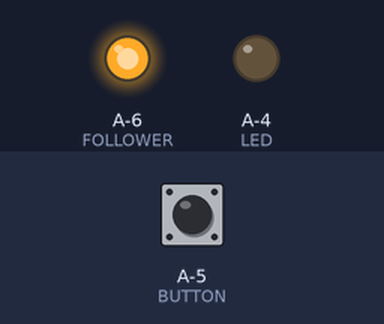
Recording of a sketch running on a simulated ATtiny85, built for the host (arithmetic inside an expression is 32-bit, double 64-bit). Shown: output pins drawn as LEDs (lit = HIGH). The test bench sets the inputs (shaded band); at power-on: A-5 (BUTTON) HIGH.

Above: at 1.2 s.
1.3 s: A-5 (BUTTON) pulled LOW for 0.15 s
At 1.37 s:
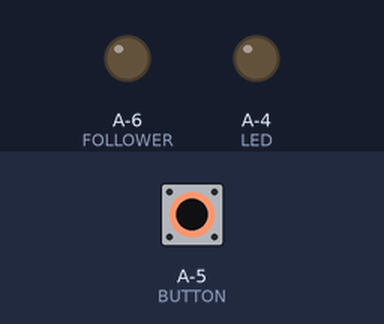
2.9 s: A-5 (BUTTON) pulled LOW for 3.2 s
At 7.2 s:
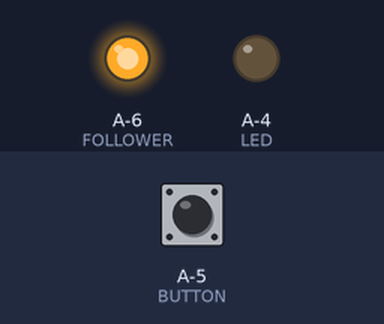
Timing chart, 0 to 8.7 s (numbered marks = the images above; inputs shaded):
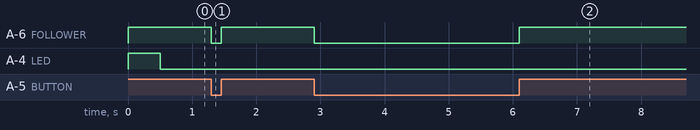

The sketch:

TinyPCINT.ino
```cpp
#include "pins.h"

volatile unsigned long button_pressed_millis = 1;
const unsigned long led_duration = 500; // milliseconds to stay lit
byte debounced_button = 0xFF;

ISR(PCINT0_vect) {
	button_pressed_millis = millis();
}

void setup() {
	// put your setup code here, to run once:
	PCMSK0 |= B00000010; // Enable PCINT1
	GIMSK |= B00010000; // Enable PCI group 0
	digitalWrite(LED, HIGH);
	pinMode(LED, OUTPUT);
	pinMode(BUTTON, INPUT_PULLUP);
	pinMode(FOLLOWER, OUTPUT);
	button_pressed_millis = 1;
}

void loop() {
	// put your main code here, to run repeatedly:
	byte level = digitalRead(BUTTON);
	digitalWrite(FOLLOWER, level);
	if (button_pressed_millis) {
		debounced_button <<= 1;
		if (level) {
			debounced_button |= B00000001;
		}
		if (debounced_button == 0x00) {
			digitalWrite(LED, HIGH);
		}
	}
	if (button_pressed_millis > 0 and (millis() > button_pressed_millis + led_duration)) {
		digitalWrite(LED, LOW);
		button_pressed_millis = 0;
	}
	delay(1);
}

// TODO: only light LED when pin is transitioning from HIGH to LOW (i.e.: pressed, not released)
// https://github.com/GreyGnome/EnableInterrupt/blob/master/EnableInterrupt.h
```

pins.h
```cpp
#ifndef PINS
#define PINS

#define LED 10
#define BUTTON 9
#define FOLLOWER 8

#endif

// PWM notes: http://playground.arduino.cc/Main/TimerPWMCheatsheet
```

Measured:
- after the input at 1.3 s, A-6 (FOLLOWER): HIGH → LOW at once, → HIGH 0.15 s later
- after the input at 2.9 s, A-6 (FOLLOWER): HIGH → LOW at once, → HIGH 3.2 s later
